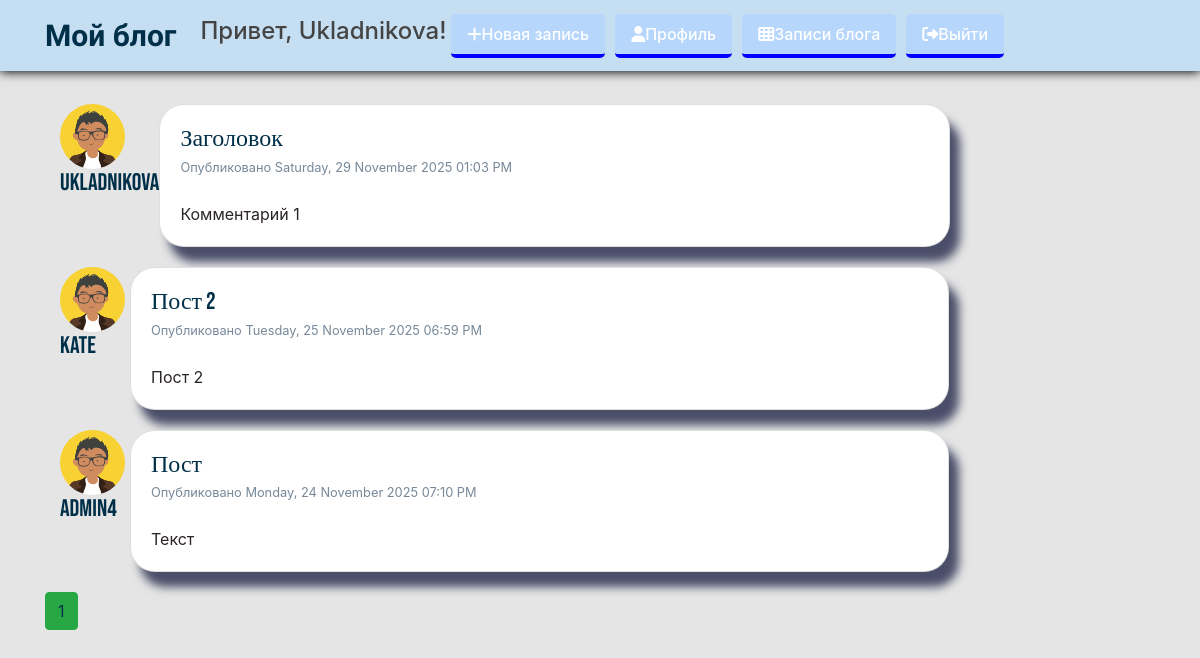
The page /allpost (signed in) on the database its author committed.
### project2_flask/models.py (models this page shows, shortened)
class User(db.Model, UserMixin):
    id = db.Column(db.Integer, primary_key=True)
    username = db.Column(db.String(20), unique=True, nullable=False)
    email = db.Column(db.String(120), unique=True, nullable=False)
    image_file = db.Column(db.String(20), nullable=False,
						default='default.png')
    password = db.Column(db.String(60), nullable=False)
    posts = db.relationship('Post', backref='author', lazy=True)

class Post(db.Model):
    id = db.Column(db.Integer, primary_key=True)
    title = db.Column(db.String(100), nullable=False)
    date_posted = db.Column(db.DateTime, nullable=False,
                            default=datetime.utcnow)
    content = db.Column(db.Text, nullable=False)
    user_id = db.Column(db.Integer, db.ForeignKey('user.id'),
						nullable=False)
    comments = db.relationship('Comment', backref='title', lazy='select',
                               cascade='all, delete-orphan')
    image_file = db.Column(db.String(20), nullable=False,
                                                     default='default.png')
    image_phоto = db.Column(db.String(20), nullable=True,
                           default='default.png')

### project2_flask/posts/routes.py (the view)
@posts.route("/allpost")
@login_required
def allpost():
    page = request.args.get('page', 1, type=int)
    posts = Post.query.order_by(Post.date_posted.desc()).\
        paginate(page=page, per_page=5)
    return render_template('allpost.html', posts=posts)

### project2_flask/models.py (called while the page is built)
@login_manager.user_loader
def load_user(user_id):
    return User.query.get(int(user_id))

### project2_flask/templates/allpost.html (shortened to what this page needs)
{% extends "layout.html" %}
{% block content %}
{% for post in posts.items %}
<div class="container" style="display: flex;">
    <article class="media" style="display: flex; flex-direction: column;">
        <img class="rounded-circle article-img" style="margin-right: 5px;"
             src="{{ url_for('static', filename='profile_pics/' + post.author.image_file) }}">
        <h4 class="card-title"><a href="{{ url_for('users.user_posts', username=post.author.username) }}" id="author" style="margin: 0 auto;">{{ post.author.username }}</a></h4>
    </article>
    <div class="card" style="margin-bottom: 20px;">
        <div class="card-body">
            <h4 class="card-title"><a class="title"	href="{{ url_for('posts.post', post_id=post.id) }}">{{ post.title }}</a></h4>
            <small>Опубликовано {{ post.date_posted.strftime('%A, %d %B %Y %I:%M %p') }}</small>
            <br>
            <br>
            <p class="card-text">{{ post.content }}</p>
        </div>
    </div>
</div>
{% endfor %}
{% for page_num in posts.iter_pages(left_edge=1, right_edge=1, left_current=1, right_current=2) %}
{% if page_num %}
{% if posts.page == page_num %}
<a class="btn btn-success mb-4" href="{{ url_for('posts.allpost', page=page_num) }}">{{ page_num }}</a>
{% else %}
<a class="btn btn-outline-success mb-4" href="{{ url_for('posts.allpost', page=page_num) }}">{{ page_num }}</a>
{% endif %}
{% else %}
...
{% endif %}
{% endfor %}
{% endblock content %}

### project2_flask/templates/layout.html (shortened to what this page needs)
<!DOCTYPE html>
<html>
<head>
    <link rel="stylesheet" href="https://maxcdn.bootstrapcdn.com/bootstrap/4.0.0/css/bootstrap.min.css">
    <link rel="stylesheet" href="https://cdnjs.cloudflare.com/ajax/libs/font-awesome/4.7.0/css/font-awesome.min.css">
    <link rel="stylesheet" type="text/css" href="{{ url_for('static', filename='main.css') }}">
</head>
<body>
    <header class="site-header">
      <nav class="navbar navbar-expand-md navbar-dark fixed-top">
        <div class="container">
          <a class="navbar-brand mr-4" href="/" style="color: rgb(7, 85, 173); font-family: 'Lobster', cursive; font-weight: 800; font-size: 30px;">Мой блог</a>
          {% if current_user.is_authenticated %}
            <h4>Привет, {{ current_user.username }}!</h4>
            <a class="nav-item nav-link navigation-links" href="{{ url_for('posts.new_post') }}"><i class="fa fa-plus"></i>Новая запись</a>
            <a class="nav-item nav-link navigation-links" href="{{ url_for('users.account') }} "><i class="fa fa-user"></i>Профиль</a>
            <a class="nav-item nav-link navigation-links" href="{{ url_for('posts.allpost') }}"><i class="fa fa-th"></i>Записи блога</a>
            <a class="nav-item nav-link navigation-links" href="{{ url_for('users.logout') }}"><i class="fa fa-sign-out"></i>Выйти</a>
          {% else %}
            <a class="nav-link nav-item navigation-links" href="{{ url_for('users.login') }}">Войти</a>
            <a class="nav-link nav-item navigation-links" href="{{ url_for('users.register') }}">Зарегистрироваться</a>
          {% endif %}
        </div>
      </nav>
    </header>
    <main role="main" class="container">
      <div class="row">
        <div class="col-md-10">
          {% block content %}{% endblock %}
        </div>
      </div>
    </main>
</body>
</html>

### project2_flask/static/main.css (style rules this page uses)
body { margin: 0; padding: 0; }
h1, h2, h3, h4, h5, h6 { color: #444444; }
.article-img { height: 65px; width: 65px; margin-right: 16px; }

### project2_flask/templates/allpost.html (style rules this page uses)
.card { border-radius: 25px; background-color: white; box-shadow: 10px 15px 10px #4a4e69; width: 92%; }
.card-title { margin-bottom: 0 !important; font-family: 'Bebas Neue', cursive; }
a { color: #003049 !important; text-decoration: none; }
small { color: lightslategray; }
p { color: rgb(43, 37, 37); }

### project2_flask/templates/layout.html (style rules this page uses)
body { background-color: #e5e5e5; margin-top: 6.5rem; }
.navigation-links { color: white !important; font-weight: 500; background-color: rgb(183, 214, 252); border-radius: 5px; border-bottom: 4px solid blue; margin: 5px; background-size: 200% 200%; background-image: linear-gradient( transparent 50%, rgb(79, 128, 233) 50%); transition: background-position 300ms, color 300ms ease, border-color 300ms ease; }
.navbar { background-color: #c6def1; box-shadow: 0px 1px 10px black; }
.navbar .container { margin-bottom: 0; }

### rows shown on the page
User: username "Ukladnikova"
Post: image_file (placeholder picture), author.username "Ukladnikova", title "Заголовок", date_posted "Saturday, 29 November 2025 01:03 PM", content "Комментарий 1"
Post: image_file (placeholder picture), author.username "Kate", title "Пост 2", date_posted "Tuesday, 25 November 2025 06:59 PM", content "Пост 2"
Post: image_file (placeholder picture), author.username "admin4", title "Пост", date_posted "Monday, 24 November 2025 07:10 PM", content "Текст"

### other values the page prints
{{ page_num }} "1"
